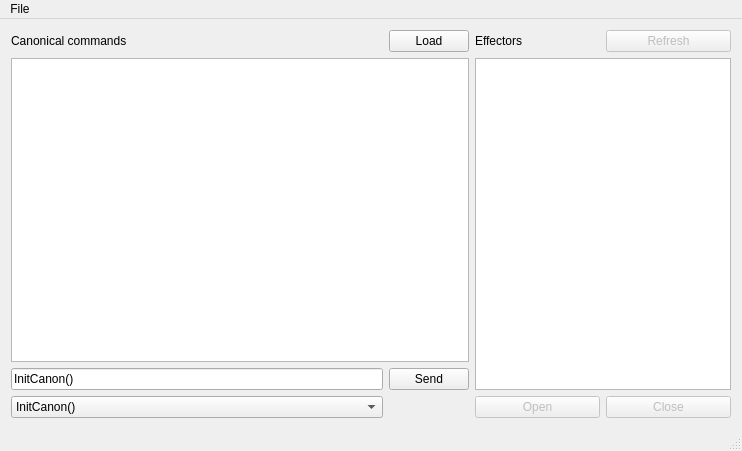
<?xml version="1.0" encoding="UTF-8"?>
<ui version="4.0">
 <class>MainWindow</class>
 <widget class="QMainWindow" name="MainWindow">
  <property name="geometry">
   <rect>
    <x>0</x>
    <y>0</y>
    <width>742</width>
    <height>451</height>
   </rect>
  </property>
  <property name="windowTitle">
   <string>ROS Controller GUI</string>
  </property>
  <widget class="QWidget" name="centralWidget">
   <layout class="QGridLayout" name="gridLayout">
    <item row="3" column="0">
     <widget class="QComboBox" name="commandChoices">
      <item>
       <property name="text">
        <string>InitCanon()</string>
       </property>
      </item>
      <item>
       <property name="text">
        <string>EndCanon()</string>
       </property>
      </item>
      <item>
       <property name="text">
        <string>OpenGripper()</string>
       </property>
      </item>
      <item>
       <property name="text">
        <string>OpenToolChanger()</string>
       </property>
      </item>
      <item>
       <property name="text">
        <string>CloseGripper()</string>
       </property>
      </item>
      <item>
       <property name="text">
        <string>CloseToolchanger()</string>
       </property>
      </item>
     </widget>
    </item>
    <item row="2" column="0">
     <widget class="QLineEdit" name="commandLine">
      <property name="text">
       <string>InitCanon()</string>
      </property>
     </widget>
    </item>
    <item row="1" column="2" rowspan="2" colspan="2">
     <widget class="QListWidget" name="effectorList">
      <property name="sizePolicy">
       <sizepolicy hsizetype="Expanding" vsizetype="Expanding">
        <horstretch>0</horstretch>
        <verstretch>0</verstretch>
       </sizepolicy>
      </property>
     </widget>
    </item>
    <item row="3" column="3">
     <widget class="QPushButton" name="closeButton">
      <property name="enabled">
       <bool>false</bool>
      </property>
      <property name="text">
       <string>Close</string>
      </property>
     </widget>
    </item>
    <item row="2" column="1">
     <widget class="QPushButton" name="sendButton">
      <property name="enabled">
       <bool>true</bool>
      </property>
      <property name="text">
       <string>Send</string>
      </property>
     </widget>
    </item>
    <item row="3" column="2">
     <widget class="QPushButton" name="openButton">
      <property name="enabled">
       <bool>false</bool>
      </property>
      <property name="text">
       <string>Open</string>
      </property>
     </widget>
    </item>
    <item row="0" column="2">
     <widget class="QLabel" name="label">
      <property name="text">
       <string>Effectors</string>
      </property>
     </widget>
    </item>
    <item row="0" column="0">
     <widget class="QLabel" name="label_2">
      <property name="text">
       <string>Canonical commands</string>
      </property>
     </widget>
    </item>
    <item row="0" column="3">
     <widget class="QPushButton" name="refreshButton">
      <property name="enabled">
       <bool>false</bool>
      </property>
      <property name="text">
       <string>Refresh</string>
      </property>
     </widget>
    </item>
    <item row="0" column="1">
     <widget class="QPushButton" name="loadFileButton">
      <property name="text">
       <string>Load</string>
      </property>
     </widget>
    </item>
    <item row="1" column="0" colspan="2">
     <widget class="QListWidget" name="commandHistory"/>
    </item>
   </layout>
  </widget>
  <widget class="QStatusBar" name="statusBar"/>
  <widget class="QMenuBar" name="menuBar">
   <property name="geometry">
    <rect>
     <x>0</x>
     <y>0</y>
     <width>742</width>
     <height>25</height>
    </rect>
   </property>
   <widget class="QMenu" name="menuFile">
    <property name="title">
     <string>File</string>
    </property>
    <addaction name="actionOpen"/>
    <addaction name="actionSave_command_history"/>
   </widget>
   <addaction name="menuFile"/>
  </widget>
  <action name="actionOpen">
   <property name="text">
    <string>Open command file</string>
   </property>
   <property name="shortcut">
    <string>Ctrl+O</string>
   </property>
   <property name="iconVisibleInMenu">
    <bool>false</bool>
   </property>
  </action>
  <action name="actionSave_command_history">
   <property name="text">
    <string>Save history</string>
   </property>
   <property name="shortcut">
    <string>Ctrl+S</string>
   </property>
  </action>
 </widget>
 <layoutdefault spacing="6" margin="11"/>
 <resources/>
 <connections/>
</ui>
